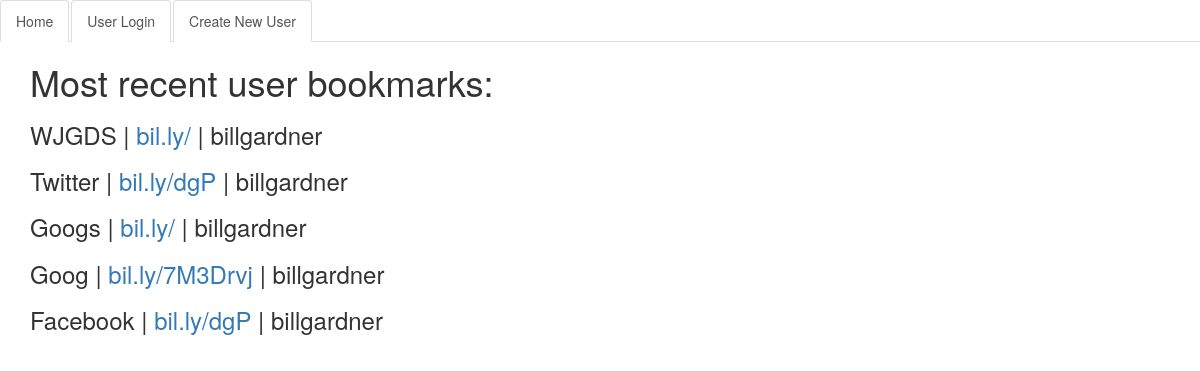
Before: / with the older database file.
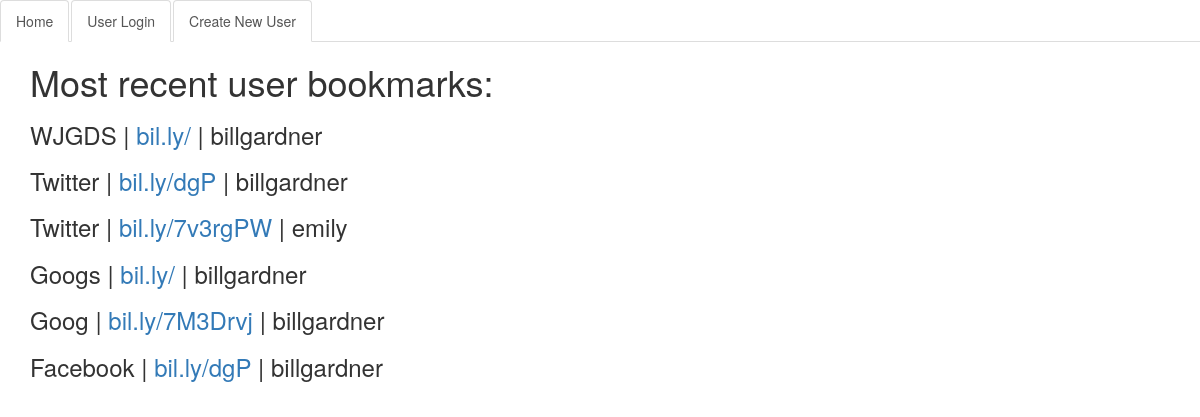
After: the same page with the newer database file.
### url/models.py (models this page shows, shortened)
class Url(models.Model):
    url = models.URLField()
    site_name = models.CharField(max_length=60)
    description = models.TextField()
    created = models.DateTimeField(auto_now_add=True)
    hashid = models.CharField(max_length=50)
    user = models.ForeignKey(User)
    class Meta:
        ordering = ['-site_name']

### url/views.py (the view)
# urls.py: url(r'^$', IndexView.as_view(), name="index"),
class IndexView(TemplateView):
    template_name = "index.html"
    def get_context_data(self, **kwargs):
        context = super().get_context_data(**kwargs)
        context["urls"] = Url.objects.all()
        return context

### templates/index.html
{% extends "base.html" %}
{% block content %}
<h1>Most recent user bookmarks:</h1>
    {% for url in urls %}
    <h3>{{ url.site_name }}  | <a href="{{ url.url }}" target="_blank">bil.ly/{{ url.hashid }}</a>  |  {{ url.user }}</h3>
    {% endfor %}
{% endblock %}

Changed rows visible on the page:
added Url: site_name "Twitter", hashid "7v3rgPW", user "emily"
